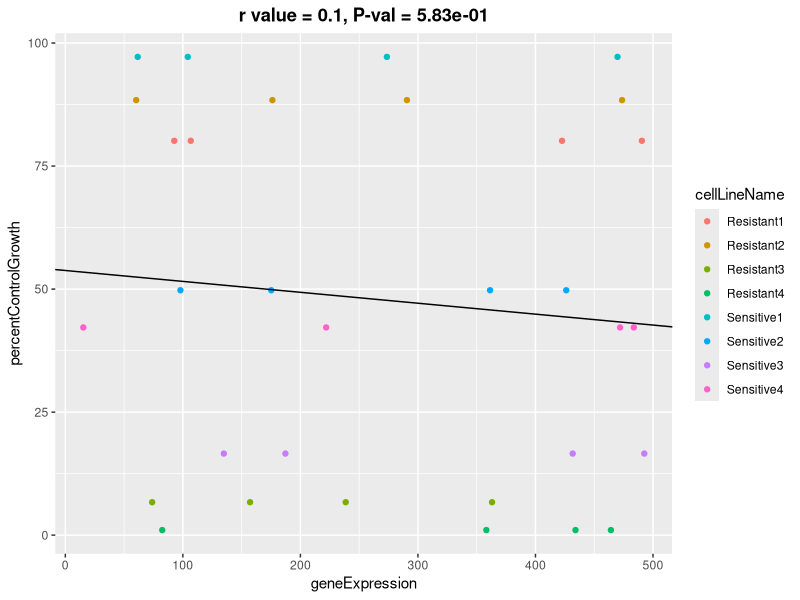

The R source for this figure:
#Simona Dalin
#11/10/20
#Demonstrating linear regression

library(ggplot2)

######## Capture the folder that the current script is in, and change the working directory to this folder so we can save plots easily ############
currentDirName <- dirname(parent.frame(2)$ofile)
print(currentDirName)
setwd(as.character(currentDirName))


########## Arrange The Data ########## 

#This is the data for the plot I sent you
geneExpressionValuesSensitiveCellLine1 <- c(50,43,55,57)
geneExpressionValuesSensitiveCellLine2 <- c(60,53,65,67)
geneExpressionValuesSensitiveCellLine3 <- c(70,63,75,77)
geneExpressionValuesSensitiveCellLine4 <- c(80,73,85,87)

geneExpressionValuesResistantCellLine1 <- c(500,430,550,570)
geneExpressionValuesResistantCellLine2 <- c(600,530,650,670)
geneExpressionValuesResistantCellLine3 <- c(700,630,750,770)
geneExpressionValuesResistantCellLine4 <- c(800,730,850,870)

percentControlGrowthSensitiveCellLine1 <- 10
percentControlGrowthSensitiveCellLine2 <- 17
percentControlGrowthSensitiveCellLine3 <- 20
percentControlGrowthSensitiveCellLine4 <- 30

percentControlGrowthResistantCellLine1 <- 91
percentControlGrowthResistantCellLine2 <- 90
percentControlGrowthResistantCellLine3 <- 89
percentControlGrowthResistantCellLine4 <- 85

#If you run this chunk instead, it will generate random data (and should always give r close to 0, p > 0.05)
geneExpressionValuesSensitiveCellLine1 <- runif(4, min = 0, max = 500)
geneExpressionValuesSensitiveCellLine2 <- runif(4, min = 0, max = 500)
geneExpressionValuesSensitiveCellLine3 <- runif(4, min = 0, max = 500)
geneExpressionValuesSensitiveCellLine4 <- runif(4, min = 0, max = 500)

geneExpressionValuesResistantCellLine1 <- runif(4, min = 0, max = 500)
geneExpressionValuesResistantCellLine2 <- runif(4, min = 0, max = 500)
geneExpressionValuesResistantCellLine3 <- runif(4, min = 0, max = 500)
geneExpressionValuesResistantCellLine4 <- runif(4, min = 0, max = 500)

percentControlGrowthSensitiveCellLine1 <- runif(1, min = 0, max = 100)
percentControlGrowthSensitiveCellLine2 <- runif(1, min = 0, max = 100)
percentControlGrowthSensitiveCellLine3 <- runif(1, min = 0, max = 100)
percentControlGrowthSensitiveCellLine4 <- runif(1, min = 0, max = 100)

percentControlGrowthResistantCellLine1 <- runif(1, min = 0, max = 100)
percentControlGrowthResistantCellLine2 <- runif(1, min = 0, max = 100)
percentControlGrowthResistantCellLine3 <- runif(1, min = 0, max = 100)
percentControlGrowthResistantCellLine4 <- runif(1, min = 0, max = 100)

sensitiveCellLine1 <- data.frame("cellLineName" = "Sensitive1", "geneExpression" = geneExpressionValuesSensitiveCellLine1, "percentControlGrowth" = percentControlGrowthSensitiveCellLine1)
sensitiveCellLine2 <- data.frame("cellLineName" = "Sensitive2", "geneExpression" = geneExpressionValuesSensitiveCellLine2, "percentControlGrowth" = percentControlGrowthSensitiveCellLine2)
sensitiveCellLine3 <- data.frame("cellLineName" = "Sensitive3", "geneExpression" = geneExpressionValuesSensitiveCellLine3, "percentControlGrowth" = percentControlGrowthSensitiveCellLine3)
sensitiveCellLine4 <- data.frame("cellLineName" = "Sensitive4", "geneExpression" = geneExpressionValuesSensitiveCellLine4, "percentControlGrowth" = percentControlGrowthSensitiveCellLine4)

resistantCellLine1 <- data.frame("cellLineName" = "Resistant1", "geneExpression" = geneExpressionValuesResistantCellLine1, "percentControlGrowth" = percentControlGrowthResistantCellLine1)
resistantCellLine2 <- data.frame("cellLineName" = "Resistant2", "geneExpression" = geneExpressionValuesResistantCellLine2, "percentControlGrowth" = percentControlGrowthResistantCellLine2)
resistantCellLine3 <- data.frame("cellLineName" = "Resistant3", "geneExpression" = geneExpressionValuesResistantCellLine3, "percentControlGrowth" = percentControlGrowthResistantCellLine3)
resistantCellLine4 <- data.frame("cellLineName" = "Resistant4", "geneExpression" = geneExpressionValuesResistantCellLine4, "percentControlGrowth" = percentControlGrowthResistantCellLine4)

cellLineData <- rbind(sensitiveCellLine1, sensitiveCellLine2, sensitiveCellLine3, sensitiveCellLine4, resistantCellLine1, resistantCellLine2, resistantCellLine3, resistantCellLine4)




########## Perform the linear regression ########## 
linearRegression <- lm(percentControlGrowth ~ geneExpression, data = cellLineData)
linearRegressionSummary <- summary(linearRegression)
linearRegressionrValue <- sqrt(linearRegressionSummary$r.squared)
linearRegressionfStat <- linearRegressionSummary$fstatistic
linearRegressionPval <- pf(linearRegressionfStat[1],linearRegressionfStat[2],linearRegressionfStat[3],lower.tail=F)

intercept <- linearRegression$coefficients[1]
slope <- linearRegression$coefficients[2]




########## Plot the Data ########## 
plot4 <- ggplot(cellLineData, aes(x = geneExpression, y = percentControlGrowth, color = cellLineName)) + 
  geom_point() +
  geom_abline(intercept = intercept, slope = slope) +
  labs(title = sprintf("r value = %.3s, P-val = %.2e", linearRegressionrValue, linearRegressionPval)) +
  theme(plot.title = element_text(face = "bold", hjust = 0.5))


ggsave("Large r and large pval.pdf", plot4, device = "pdf")

